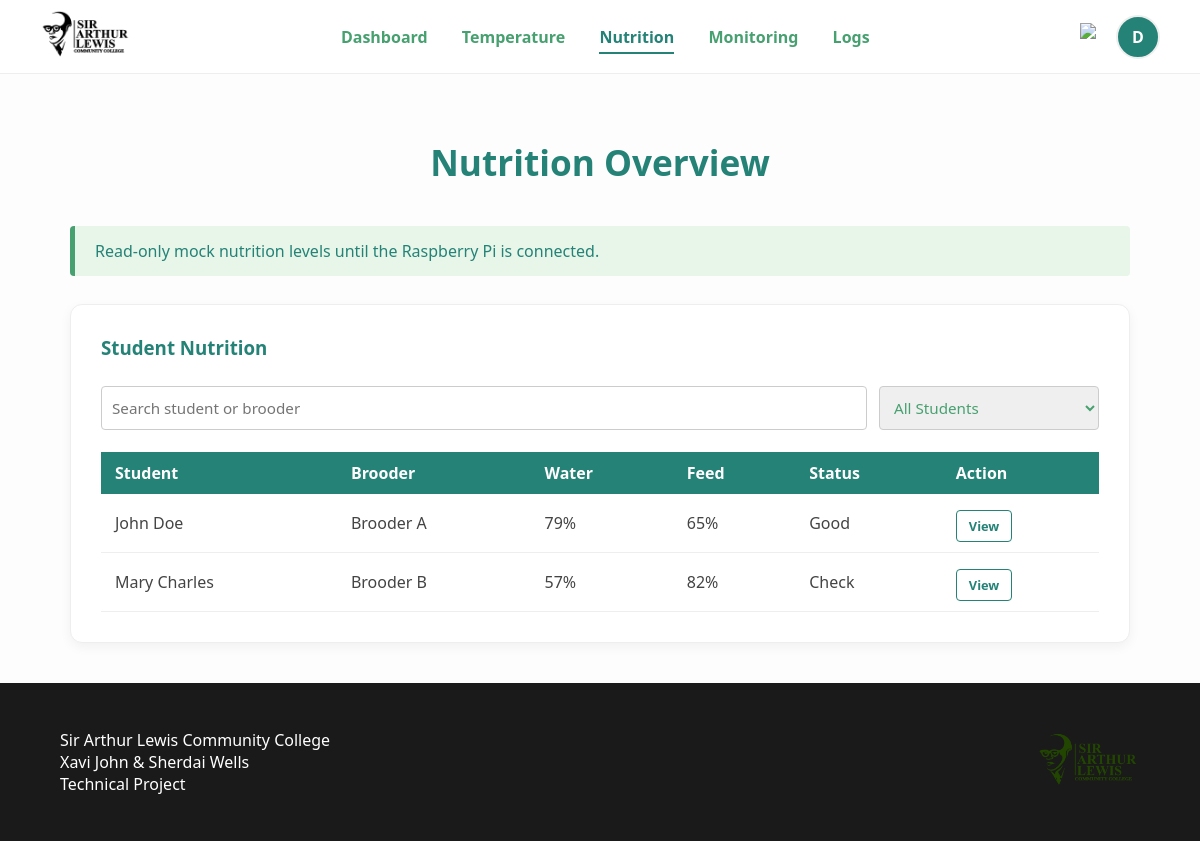
The page /lecturer/nutrition.php (signed in) on the database its author committed.
### tables this page shows
CREATE TABLE IF NOT EXISTS users (
    user_id    INT NOT NULL AUTO_INCREMENT,
    full_name  VARCHAR(100) NOT NULL,
    email      VARCHAR(150) NOT NULL UNIQUE,
    password   VARCHAR(255) NOT NULL,
    role       ENUM('admin','lecturer','student') NOT NULL DEFAULT 'student',
    created_at TIMESTAMP NOT NULL DEFAULT CURRENT_TIMESTAMP,
    PRIMARY KEY (user_id)
);

CREATE TABLE IF NOT EXISTS brooders (
    brooder_id INT NOT NULL AUTO_INCREMENT,
    name       VARCHAR(100) NOT NULL,
    location   VARCHAR(150) DEFAULT NULL,
    api_key    VARCHAR(64) NOT NULL UNIQUE,
    status     ENUM('active','inactive') NOT NULL DEFAULT 'active',
    created_at TIMESTAMP NOT NULL DEFAULT CURRENT_TIMESTAMP,
    PRIMARY KEY (brooder_id)
);

### auth/session_check.php (called while the page is built, shortened)
<?php
$current_user_id   = $_SESSION["user_id"];

### lecturer/student_mock_data.php (called while the page is built, shortened)
<?php
require_once __DIR__ . "/../auth/flask.php";
function lecturer_students_with_mock_data($conn, $lecturer_id) {
    $query_error = "";
    $stmt = $conn->prepare("
        SELECT u.user_id, u.full_name,
               b.brooder_id, b.name AS brooder_name, b.location
        FROM lecturer_student ls
        JOIN users u ON u.user_id = ls.student_id
        LEFT JOIN student_brooder sb ON sb.student_id = u.user_id
        LEFT JOIN brooders b ON b.brooder_id = sb.brooder_id
        WHERE ls.lecturer_id = ?
        ORDER BY u.full_name
    ");
    $stmt->bind_param("i", $lecturer_id);
    $stmt->execute();
    $students = $stmt->get_result()->fetch_all(MYSQLI_ASSOC);
    foreach ($students as &$student) {
        $seed = intval($student["brooder_id"] ?: $student["user_id"]);
        $student["target_temp"] = 32.5;
        $student["temperature"] = null;
        $student["humidity"] = null;
        $student["recorded_at"] = null;
        $student["water_level"] = 55 + (($seed * 13 + intval(time() / 300)) % 35);
        $student["feed_level"] = 40 + (($seed * 17 + intval(time() / 420)) % 45);
        $student["activity"] = 65 + (($seed * 11 + intval(time() / 180)) % 30);
        $student["light_level"] = 45 + (($seed * 7 + intval(time() / 240)) % 45);
        $student["status"] = $student["brooder_id"] ? "Online" : "No brooder";
        $student["last_seen"] = date("Y-m-d H:i:s", time() - (($seed * 23) % 240));
        if ($student["brooder_id"]) {
            $reading = mock_live_reading($student["brooder_id"], $student["target_temp"]);
        }
    }
    return array($students, $query_error);
}
?>

### auth/flask.php (called while the page is built, shortened)
<?php
function mock_live_reading($brooder_id = 0, $target_temp = null) {
    $base_temp = $target_temp ? floatval($target_temp) : 32.5;
    $offset = intval($brooder_id) * 17;
    return [
        'temperature' => round($base_temp + sin((time() + $offset) / 90) * 0.8, 1),
        'humidity'    => round(58 + sin((time() + $offset) / 120) * 4, 1),
        'recorded_at' => date('Y-m-d H:i:s'),
        'source'      => 'mock'
    ];
}

### lecturer/nutrition.php (the view, shortened to what this page needs)
<?php
require_once "../auth/session_check.php";
require_once __DIR__ . "/student_mock_data.php";
list($students, $query_error) = lecturer_students_with_mock_data($conn, $current_user_id);
?>
<!DOCTYPE html>
<html id="top">
<head>
    <link rel="stylesheet" href="/style.css">
</head>
<body>
<?php include "navbar.php"; ?>
<div class="container">
    <h1>Nutrition Overview</h1>
    <div class="notice">Read-only mock nutrition levels until the Raspberry Pi is connected.</div>
    <?php if (!$query_error): ?>
    <div class="card">
        <h3>Student Nutrition</h3>
        <div style="display:grid; grid-template-columns: 1fr 220px; gap:12px; margin-bottom:14px;">
            <input type="text" id="student-search" class="input-box" placeholder="Search student or brooder">
            <select id="student-filter" class="input-box">
                <option value="all">All Students</option>
            </select>
        </div>
        <table>
            <tr><th>Student</th><th>Brooder</th><th>Water</th><th>Feed</th><th>Status</th><th>Action</th></tr>
            <?php foreach ($students as $s): ?>
            <?php
                $has_brooder = !empty($s["brooder_id"]);
                $needs_attention = !$has_brooder || $s["water_level"] < 60 || $s["feed_level"] < 50;
                $row_filter = ($has_brooder ? "assigned " : "unassigned ") . ($needs_attention ? "attention" : "ok");
                $search_text = strtolower($s["full_name"] . " " . ($s["brooder_name"] ?? ""));
            ?>
            <tr class="student-row" data-filter="<?php echo $row_filter; ?>" data-search="<?php echo htmlspecialchars($search_text); ?>">
                <td><?php echo htmlspecialchars($s["full_name"]); ?></td>
                <td><?php echo $has_brooder ? htmlspecialchars($s["brooder_name"]) : "Not assigned"; ?></td>
                <td><?php echo $s["water_level"]; ?>%</td>
                <td><?php echo $s["feed_level"]; ?>%</td>
                <td><?php echo $needs_attention ? "Check" : "Good"; ?></td>
                <td><button type="button" class="btn secondary detail-toggle" style="width:auto; padding:6px 12px; font-size:0.8rem;">View</button></td>
            </tr>
            <?php endforeach; ?>
        </table>
    </div>
    <?php endif; ?>
</div>
<?php include "../auth/footer.php"; ?>
</body>
</html>

### style.css (style rules this page uses)
:root { --teal: #248277; --green: #47a070; }
html { scroll-behavior: smooth; }
body { font-family: 'Segoe UI', Tahoma, Geneva, Verdana, sans-serif; margin: 0; display: flex; flex-direction: column; min-height: 100vh; background: #fdfdfd; color: var(--green); }
.container { flex: 1; padding: 40px 20px; max-width: 1100px; margin: 0 auto; width: 100%; box-sizing: border-box; }
h1 { color: var(--teal); font-size: 2.2rem; text-align: center; margin-bottom: 40px; }
h3 { color: var(--teal); margin-top: 0; }
.card { background: #ffffff; padding: 30px; border-radius: 12px; box-shadow: 0 4px 12px rgba(0,0,0,0.05); border: 1px solid #eeeeee; transition: transform 0.2s; }
.notice { background: #e8f5e9; border-left: 5px solid var(--green); padding: 14px 20px; margin-bottom: 28px; border-radius: 4px; color: var(--teal); }
.input-box { width: 100%; padding: 10px; margin: 8px 0; border: 1px solid #cccccc; border-radius: 4px; box-sizing: border-box; color: var(--green); font-family: inherit; font-size: 0.95rem; }
.btn { background: var(--teal); color: white; border: none; padding: 10px 20px; border-radius: 4px; cursor: pointer; font-weight: bold; font-family: inherit; font-size: 0.95rem; transition: background 0.2s; width: 100%; margin-top: 6px; }
.btn.secondary { background: #fff; color: var(--teal); border: 1px solid var(--teal); }
table { width: 100%; border-collapse: collapse; margin-top: 10px; }
th { background: var(--teal); color: white; padding: 10px 14px; text-align: left; }
td { padding: 10px 14px; border-bottom: 1px solid #eeeeee; color: #444; }

### rows shown on the page
users: full_name "John Doe", brooders.name "Brooder A", water_level "79", feed_level "65", shows "Good"
users: full_name "Mary Charles", brooders.name "Brooder B", water_level "57", feed_level "82", shows "Check"

### other values the page prints
$current_initial "D"
